Frame 1 (no input): blank canvas, image omitted
Frame 60 (no input): blank canvas, image omitted
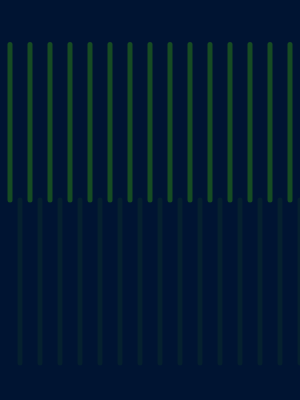
Frame 120 (the mouse pressed at the canvas centre since frame 60)

The p5.js sketch whose frames 1 and 60 were blank and that drew this single picture after the mouse press (run headless with seeded random() and noise() and a simulated clock; from frame 60 on, the mouse is pressed at the canvas centre):

// p5.js sketch
// ── sketch.js
let mover;
let r, g, b;

function setup() {
  createCanvas(300, 400);
  background(255);
  mover = new Mover(200, 200);
  r = random(105);
  g = random(100);
  b = random(100);

  stroke(random(r, g), random(g, b), b);
  strokeWeight(5);
}
function draw() {
  if (mouseIsPressed) {
    background(0, 20, 50);
    mover.update();
    mover.show();
    mover.edges();
  }
}

// ── mover.js
class Mover {
  constructor(x,y){
    this.pos = createVector(x,y);
    this.vel =  p5.Vector.random2D();
    this.vel.mult (random(1));
  }
  
  
  update(){
    let sco = createVector(400,0);
    
    this.acc =  p5.Vector.sub(sco, this.pos);
    this.acc.setMag (0.100);
    
    this.vel.add(this.acc);
    this.pos.add(this.vel); 
    
  }
  show(){
   

   
   stroke(r,g, b) 
    line(10,200, 10,this.pos.y)
    stroke(r,g, b,60) 
    line(20,this.pos.x, 20,200) 
    stroke(r,g, b) 
    line(30,200, 30,this.pos.y)
        stroke(r,g, b,60) 

    line(40,this.pos.x, 40,200)
    stroke(r,g, b) 
    line(50,200, 50,this.pos.y)
        stroke(r,g, b,60) 

    line(60,this.pos.x, 60,200)
    stroke(r,g, b) 
    line(70,200, 70,this.pos.y)
        stroke(r,g, b,60) 

    line(80,this.pos.x, 80,200)
    stroke(r,g, b) 
    line(90,200, 90,this.pos.y)
        stroke(r,g, b,60) 

    line(100,this.pos.x, 100,200) 
    stroke(r,g, b) 
    line(110,200, 110,this.pos.y)
        stroke(r,g, b,60) 

    line(120,this.pos.x, 120,200)
    stroke(r,g, b) 
    line(130,200, 130,this.pos.y)
        stroke(r,g, b,60) 

    line(140,this.pos.x, 140,200)
    stroke(r,g, b) 
    line(150,200, 150,this.pos.y)
        stroke(r,g, b,60) 

    line(160,this.pos.x, 160,200)
    stroke(r,g, b) 
    line(170,200, 170,this.pos.y)
        stroke(r,g, b,60) 

    line(180,this.pos.x, 180,200) 
    stroke(r,g, b) 
    line(190,200, 190,this.pos.y)
        stroke(r,g, b,60) 

    line(200,this.pos.x, 200,200)
    stroke(r,g, b) 
    line(210,200, 210,this.pos.y)
        stroke(r,g, b,60) 

    line(220,this.pos.x, 220,200)
    stroke(r,g, b) 
    line(230,200, 230,this.pos.y)
        stroke(r,g, b,60) 

    line(240,this.pos.x, 240,200)
    stroke(r,g, b) 
    line(250,200, 250,this.pos.y)
        stroke(r,g, b,60) 

    line(260,this.pos.x, 260,200) 
    stroke(r,g, b) 
    line(270,200, 270,this.pos.y)
        stroke(r,g, b,60) 

    line(280,this.pos.x, 280,200)
    stroke(r,g, b) 
    line(290,200, 290,this.pos.y)
        stroke(r,g, b,60) 

    line(300,this.pos.x, 300,200)
    stroke(r,g, b) 
    // line(150,200, 310,this.pos.y)
    // line(160,this.pos.x, 160,200)
  }

edges(){
    if (this.pos.y <= 0){
    this.pos.y = 0;
    this.vel.y *=-1;
     }
    if (this.pos.x >= height){
    this.pos.x = height;
    this.vel.x *=-1;
     }
  }

  
  

}
    
   
 
